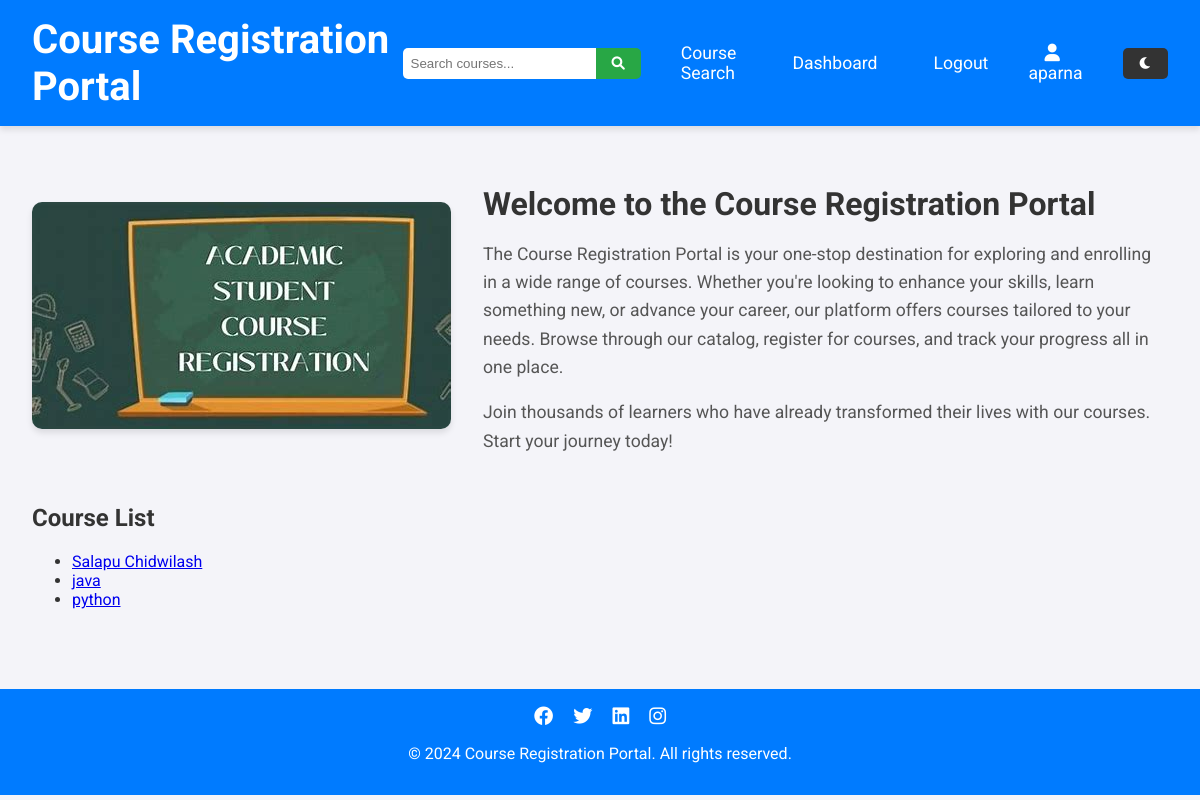
The page /courses/ (signed in) on the database its author committed.
### courses/models.py (models this page shows, shortened)
class Course(models.Model):
    code = models.CharField(max_length=10, unique=True)  # Course code
    name = models.CharField(max_length=100)  # Course name
    description = models.TextField()  # Course description
    department = models.CharField(max_length=50)  # Department
    credits = models.IntegerField()  # Number of credits
    capacity = models.IntegerField()  # Maximum number of students
    prerequisites = models.ManyToManyField('self', symmetrical=False, blank=True)  # Prerequisite courses
    semester = models.CharField(max_length=20, choices=[('1', '1st Semester'), ('2', '2nd Semester')])  # Semester
    instructor = models.CharField(max_length=100)  # Instructor name

### courses/views.py (the view)
# urls.py: path('', views.course_list, name='course_list'),
def course_list(request):
    if not request.user.is_authenticated:
        return redirect('login')  # Redirect to login page if not authenticated
    courses = Course.objects.all()
    return render(request, 'course_list.html', {'courses': courses})

### courses/templates/course_list.html
{% extends 'base.html' %}
{% block content %}
<h2>Course List</h2>
<ul>
    {% for course in courses %}
        <li>
            <a href="{% url 'course_detail' course.id %}">{{ course.name }}</a>
        </li>
    {% endfor %}
</ul>
{% endblock %}

### templates/base.html (shortened to what this page needs)
<!DOCTYPE html>
<html>
<head>
    <link rel="stylesheet" href="https://cdnjs.cloudflare.com/ajax/libs/font-awesome/6.0.0/css/all.min.css">
</head>
<body>
    <header>
        <h1>Course Registration Portal</h1>
        <nav>
            <form class="search-bar" action="{% url 'course_search' %}" method="get">
                <input type="text" name="query" placeholder="Search courses..." value="{{ query }}">
                <button type="submit"><i class="fas fa-search"></i></button>
            </form>
            <a href="{% url 'course_search' %}">Course Search</a>
            <a href="{% url 'dashboard' %}">Dashboard</a>
            <a href="{% url 'register' %}">Logout</a>
            <div class="user-dropdown">
                <a href="#"><i class="fas fa-user"></i> {{ request.user.username }}</a>
            </div>
            <button class="dark-mode-toggle" onclick="toggleDarkMode()"><i class="fas fa-moon"></i></button>
        </nav>
    </header>
    <main>
        {% block welcome_section %}
        <div class="welcome-section">
            <img src="/static/images/course.jpeg" alt="Course Registration Portal">
            <div class="content">
                <h2>Welcome to the Course Registration Portal</h2>
                <p>
                    The Course Registration Portal is your one-stop destination for exploring and enrolling in a wide range of courses.
                    Whether you're looking to enhance your skills, learn something new, or advance your career, our platform offers
                    courses tailored to your needs. Browse through our catalog, register for courses, and track your progress all in one place.
                </p>
                <p>
                    Join thousands of learners who have already transformed their lives with our courses. Start your journey today!
                </p>
            </div>
        </div>
    {% endblock %}
        {% block content %}{% endblock %}
    </main>
    <footer>
        <div class="social-links">
            <a href="#"><i class="fab fa-facebook"></i></a>
            <a href="#"><i class="fab fa-twitter"></i></a>
            <a href="#"><i class="fab fa-linkedin"></i></a>
            <a href="#"><i class="fab fa-instagram"></i></a>
        </div>
        <p>&copy; 2024 Course Registration Portal. All rights reserved.</p>
    </footer>
</body>
</html>

### templates/base.html (style rules this page uses)
body { font-family: 'Roboto', sans-serif; margin: 0; padding: 0; background-color: #f4f4f9; color: #333; transition: background-color 0.3s ease, color 0.3s ease; }
header { background-color: #007bff; color: white; padding: 1rem 2rem; display: flex; justify-content: space-between; align-items: center; box-shadow: 0 4px 6px rgba(0, 0, 0, 0.1); }
header h1 { margin: 0; font-size: 2.5rem; }
nav { display: flex; gap: 1.5rem; align-items: center; }
nav a { color: white; text-decoration: none; font-size: 1.1rem; padding: 0.5rem 1rem; border-radius: 5px; transition: background-color 0.3s ease; }
.search-bar { display: flex; align-items: center; }
.search-bar input { padding: 0.5rem; border: none; border-radius: 5px 0 0 5px; outline: none; }
.search-bar button { padding: 0.5rem 1rem; border: none; background-color: #28a745; color: white; border-radius: 0 5px 5px 0; cursor: pointer; transition: background-color 0.3s ease; }
.user-dropdown { position: relative; display: inline-block; }
main { padding: 2rem; max-width: 1200px; margin: 0 auto; }
.welcome-section { display: flex; align-items: center; gap: 2rem; margin-bottom: 2rem; }
.welcome-section img { max-width: 50%; border-radius: 10px; box-shadow: 0 4px 6px rgba(0, 0, 0, 0.1); }
.welcome-section .content { flex: 1; }
.welcome-section h2 { font-size: 2rem; margin-bottom: 1rem; }
.welcome-section p { font-size: 1.1rem; line-height: 1.6; color: #555; }
footer { text-align: center; padding: 1rem; background-color: #007bff; color: white; margin-top: 2rem; }
footer .social-links { margin-bottom: 0.5rem; }
footer .social-links a { color: white; margin: 0 0.5rem; font-size: 1.2rem; transition: color 0.3s ease; }
.dark-mode-toggle { background-color: #333; color: white; border: none; padding: 0.5rem 1rem; border-radius: 5px; cursor: pointer; transition: background-color 0.3s ease; }

### rows shown on the page
Course: name "Salapu Chidwilash"
Course: name "java"
Course: name "python"

### other values the page prints
{{ request.user.username }} "aparna"
